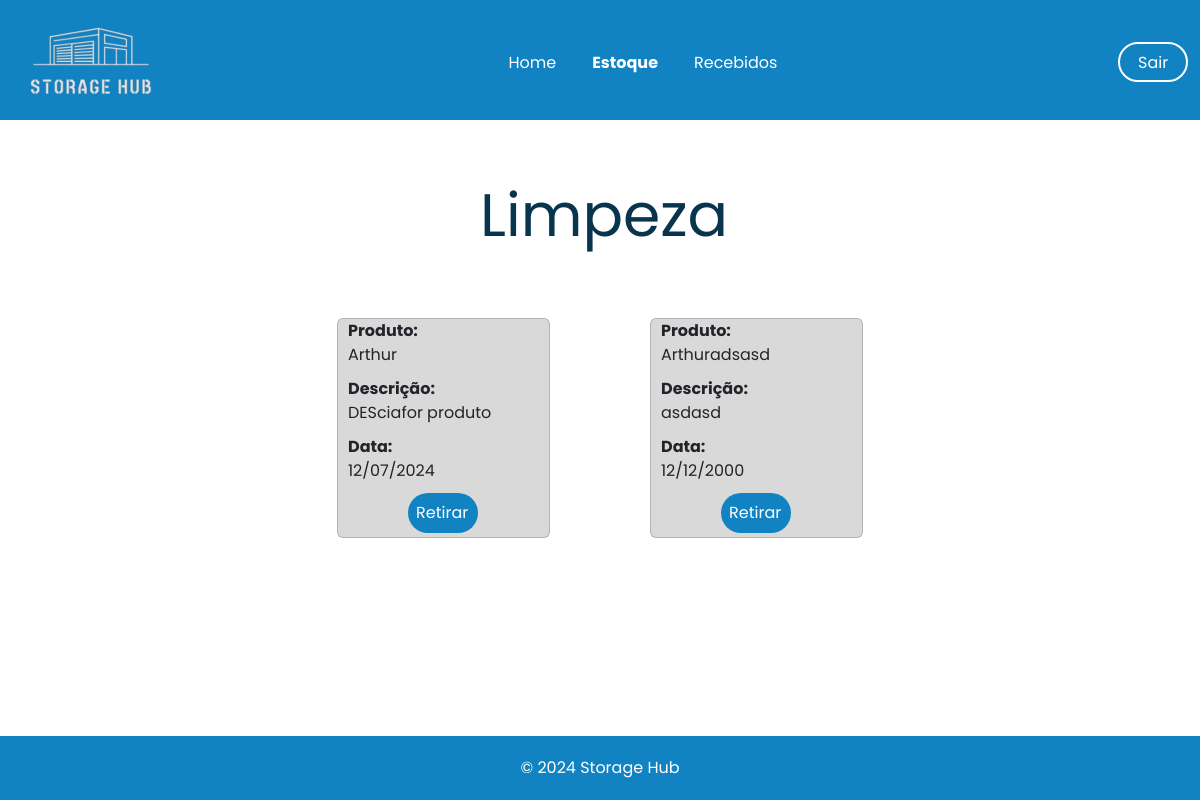
The app's page /estoque_limpeza/ (signed in) with its own data.
### app/models.py (models this page shows)
class MaterialRecebido(db.Model):
    id = db.Column(db.Integer, primary_key=True)
    nome_produto = db.Column(db.String, nullable=False)
    quantidade = db.Column(db.Float, nullable=False)
    data_recebimento = db.Column(db.DateTime, default=datetime.now())
    descricao_produto = db.Column(db.String, nullable=True)
    tipo_produto = db.Column(db.String, nullable=False)
    recebido_por = db.Column(db.String, nullable=False)
    registrado_por = db.Column(db.String, nullable=False)

### app/view.py (the view)
@app.route('/estoque_limpeza/')
@login_required
def estoquelimpeza():
    estoque = MaterialRecebido.query.filter_by(tipo_produto='Limpeza').all()
    return render_template('limpeza.html', estoque= estoque)

### app/models.py (called while the page is built)
@login_manager.user_loader
def load_user(user_id):
    return User.query.get(user_id)

### app/templates/limpeza.html (shortened to what this page needs)
<!DOCTYPE html>
<html lang="pt-BR">
<head>
    <link
    rel="stylesheet"
    href="https://cdn.jsdelivr.net/npm/bootstrap@5.3.3/dist/css/bootstrap.min.css"
    />
</head>
<body>
    <header>
        <nav class="navbar navbar-expand-lg">
            <div class="container-fluid">
                <a class="navbar-brand me-auto" href="{{url_for('homepage')}}"><img src="../static/img/logo_storage.png" alt="Storage Hub Logo"></a>
                <div class="collapse navbar-collapse" id="navbarSupportedContent">
                    <ul class="navbar-nav mx-auto" style="padding-top: 20px;">
                        <div class="center" style="display: flex; align-items: center; width: 30%;">
                        <li class="nav-item">
                            <a class="nav-link" aria-current="page" href="{{url_for('homepage')}}" style="font-weight: 400;">Home</a>
                        </li>
                        <li class="nav-item">
                            <a class="nav-link" href="{{url_for('home_estoque')}}">Estoque</a>
                        </li>
                        <li class="nav-item">
                            <a class="nav-link" href="{{url_for('recebidos')}}" style="font-weight: 400;">Recebidos</a>
                        </div>
                    </ul>
                    <a href="{{url_for('logout')}}" style="
                    background-color: #1183C3;
                    color: white;
                    width: 70px;
                    height: 40px;
                    border: 2px solid white;
                    text-decoration: none;
                    border-radius: 50px;"><p class="sair" style="padding: 7px 0px 0px 18px;">Sair</p></a>
                </div>
            </div>
        </nav>
    </header>
    <main>
        <div>
            <section class="stock">
                <div>
                    <h1 class="stock-text">Limpeza</h1>
                </div>
            </section>
                <div class="cards" style="display: flex; gap: 100px; align-items: center; justify-content: center; flex-wrap: wrap;">
                    {% for linha in estoque %}
                    <div class="card" style="background-color:#D9D9D9; height: 220px; margin-bottom: 40px;">
                        <div class="linha-card">
                        <tr>
                            <div class="quebra" style="display: flex; flex-direction: column; height: 170px; justify-content: space-between;">
                                <div class="space" style="margin-left: 10px;">
                                <div class="primeiro">
                                    <td ><strong>Produto:<br></strong>{{linha.nome_produto}}</td>
                                </div>
                                <div class="segunda" style="margin-top: 10px;">
                                    <td><strong>Descrição:<br></strong>{{linha.descricao_produto}}</td>
                                </div>
                                <div class="segunda" style="margin-top: 10px;">
                                    <td><strong>Data:<br></strong>{{ linha.data_recebimento.strftime('%d/%m/%Y') }}</td>
                                </div>
                            </div>
                                <div class="botao" style="background-color: #1183C3; width: 70px; padding: 8px; border-radius: 20px; margin-left: 70px; margin-top: 10px;">
                                    <td><a href="{{url_for('estoqueDetail', id=linha.id)}}" style="text-decoration: none; color:white;">Retirar</a></td>
                                </div>
                            </div>
                        </tr>
                        </div>
                    </div>
                    {% endfor%}
                </div>
        </div>
    </main>
    <footer style="background-color: #1183C3; color: white; padding: 20px 0;text-align: center;">&copy; 2024 Storage Hub</footer>
</body>
</html>

### app/templates/limpeza.html (style rules this page uses)
body { font-family: "Poppins", sans-serif; margin: 0; padding: 0; display: flex; flex-direction: column; min-height: 100vh; }
header { background-color: #1183C3; color: white; width: 100%; height: 120px; }
.navbar-nav { display: flex; justify-content: center; flex: 1; padding-bottom: 18px; }
.navbar-nav .nav-link { color: white; font-weight: bold; margin-right: 20px; }
.stock { display: flex; justify-content: space-around; align-items: center; padding: 50px; }
.stock-text { color: #09344D; font-family: Poppins; font-size: 60px; font-style: normal; font-weight: 400; line-height: normal; width: 240px; height: 90px; }
main { flex: 1; }
.card { width: 213px; height: 180px; }

### records on screen
MaterialRecebido: nome_produto "Arthur", descricao_produto "DESciafor produto", data_recebimento "12/07/2024"
MaterialRecebido: nome_produto "Arthuradsasd", descricao_produto "asdasd", data_recebimento "12/12/2000"
